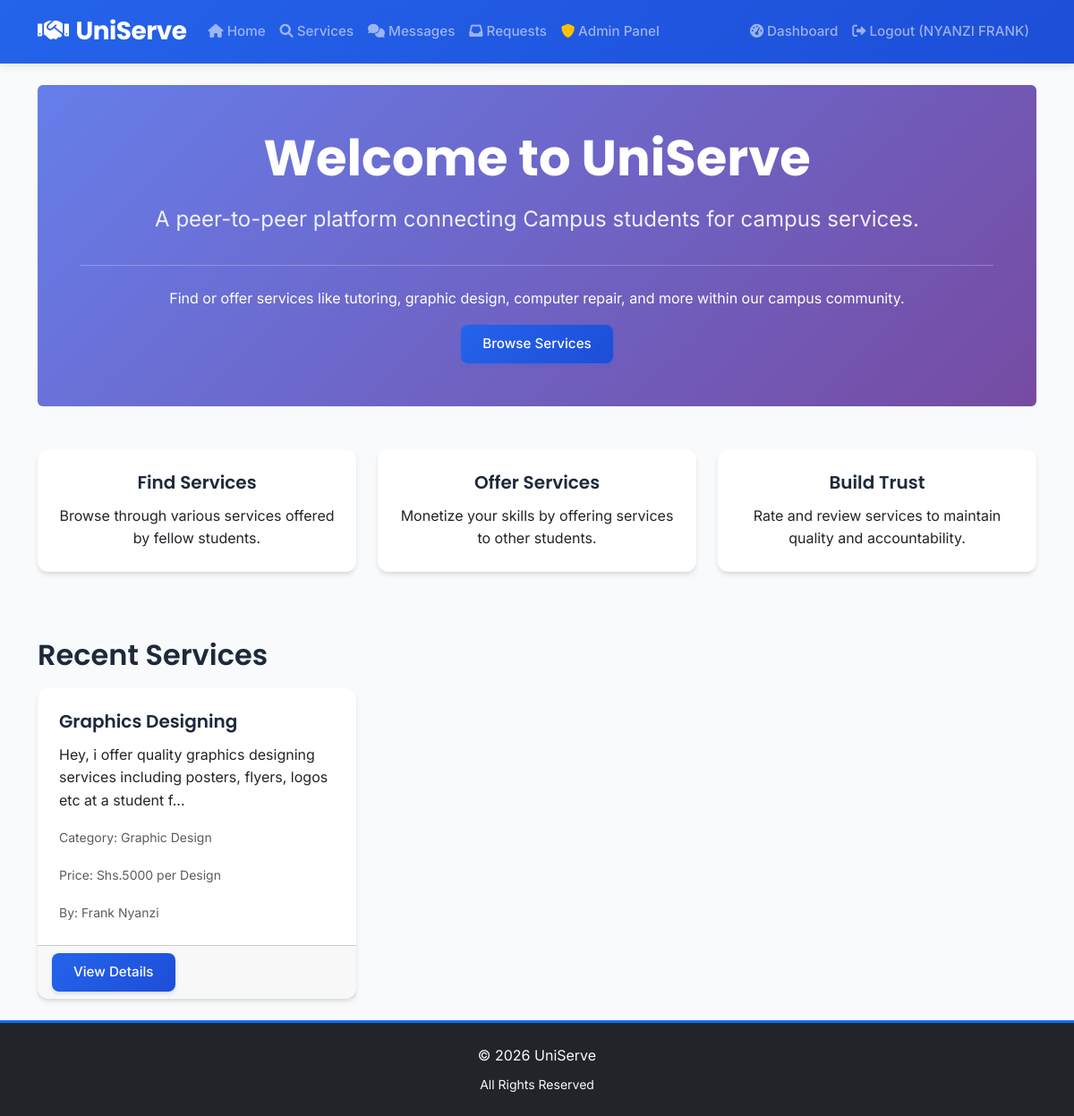
The app's page / (signed in) with its own data.
### app.py (models this page shows)
class Service(db.Model):
    id = db.Column(db.Integer, primary_key=True)
    title = db.Column(db.String(100), nullable=False)
    description = db.Column(db.Text, nullable=False)
    category = db.Column(db.String(50), nullable=False)
    price = db.Column(db.String(50), nullable=True)
    location = db.Column(db.String(100), nullable=False)
    contact_info = db.Column(db.String(100), nullable=False)
    created_date = db.Column(db.DateTime, default=datetime.utcnow)
    is_active = db.Column(db.Boolean, default=True)
    provider_id = db.Column(db.Integer, db.ForeignKey('user.id'), nullable=False)
    requests = db.relationship('ServiceRequest', backref='service', lazy=True)

class User(db.Model):
    id = db.Column(db.Integer, primary_key=True)
    name = db.Column(db.String(100), nullable=False)
    email = db.Column(db.String(100), unique=True, nullable=False)
    password = db.Column(db.String(200), nullable=False)
    user_type = db.Column(db.String(20), nullable=False)
    is_admin = db.Column(db.Boolean, default=False)
    profile_picture = db.Column(db.String(200), nullable=True)
    student_id_document = db.Column(db.String(200), nullable=True)
    verification_status = db.Column(db.String(20), default='unverified')
    registration_date = db.Column(db.DateTime, default=datetime.utcnow)
    services = db.relationship('Service', backref='provider', lazy=True)
    reviews_given = db.relationship('Review', foreign_keys='Review.reviewer_id', backref='reviewer', lazy=True)
    reviews_received = db.relationship('Review', foreign_keys='Review.reviewee_id', backref='reviewee', lazy=True)

### app.py (the view)
@app.route('/')
def index():
    services = Service.query.filter_by(is_active=True).order_by(Service.created_date.desc()).limit(6).all()
    return render_template('index.html', services=services)

### app.py (called while the page is built)
@app.context_processor
def inject_google_client_id():
    return dict(google_client_id=app.config['GOOGLE_CLIENT_ID'])

### templates/index.html (shortened to what this page needs)
{% extends "base.html" %}
{% block content %}
<div class="jumbotron bg-light p-5 rounded">
    <h1 class="display-4">Welcome to UniServe</h1>
    <p class="lead">A peer-to-peer platform connecting Campus students for campus services.</p>
    <hr class="my-4">
    <p>Find or offer services like tutoring, graphic design, computer repair, and more within our campus community.</p>
    <a class="btn btn-primary btn-lg" href="{{ url_for('services') }}" role="button">Browse Services</a>
</div>
<div class="row mt-5">
    <div class="col-md-4 mb-4">
        <div class="card h-100">
            <div class="card-body text-center">
                <h5 class="card-title">Find Services</h5>
                <p class="card-text">Browse through various services offered by fellow students.</p>
            </div>
        </div>
    </div>
    <div class="col-md-4 mb-4">
        <div class="card h-100">
            <div class="card-body text-center">
                <h5 class="card-title">Offer Services</h5>
                <p class="card-text">Monetize your skills by offering services to other students.</p>
            </div>
        </div>
    </div>
    <div class="col-md-4 mb-4">
        <div class="card h-100">
            <div class="card-body text-center">
                <h5 class="card-title">Build Trust</h5>
                <p class="card-text">Rate and review services to maintain quality and accountability.</p>
            </div>
        </div>
    </div>
</div>
<h2 class="mt-5 mb-3">Recent Services</h2>
<div class="row">
    {% for service in services %}
    <div class="col-md-4 mb-4">
        <div class="card h-100">
            <div class="card-body">
                <h5 class="card-title">{{ service.title }}</h5>
                <p class="card-text">{{ service.description[:100] }}...</p>
                <p class="card-text"><small class="text-muted">Category: {{ service.category }}</small></p>
                <p class="card-text"><small class="text-muted">Price: {{ service.price }}</small></p>
                <p class="card-text m-0"><small class="text-muted">
                    By: {{ service.provider.name }}
                </small></p>
            </div>
            <div class="card-footer">
                <a href="{{ url_for('services') }}" class="btn btn-sm btn-primary">View Details</a>
            </div>
        </div>
    </div>
    {% endfor %}
</div>
{% endblock %}

### static/css/style.css (style rules this page uses)
:root { --primary-color: #2563eb; --primary-dark: #1d4ed8; --secondary-color: #64748b; --success-color: #10b981; --warning-color: #f59e0b; --danger-color: #ef4444; --light-color: #f8fafc; --dark-color: #1e293b; --border-radius: 12px; --shadow: 0 4px 6px -1px rgba(0, 0, 0, 0.1), 0 2px 4px -1px rgba(0, 0, 0, 0.06); --shadow-lg: 0 10px 15px -3px rgba(0, 0, 0, 0.1), 0 4px 6px -2px rgba(0, 0, 0, 0.05); }
body { font-family: 'Inter', -apple-system, BlinkMacSystemFont, 'Segoe UI', Roboto, sans-serif; background-color: #f8fafc; color: #334155; line-height: 1.6; font-weight: 400; }
h1, h2, h3, h4, h5, h6 { font-family: 'Poppins', -apple-system, BlinkMacSystemFont, 'Segoe UI', Roboto, sans-serif; font-weight: 600; line-height: 1.3; color: #1e293b; margin-bottom: 0.5rem; }
h1 { font-size: 2.5rem; font-weight: 700; }
h2 { font-size: 2rem; }
h5 { font-size: 1.25rem; }
.lead { font-size: 1.25rem; font-weight: 400; color: #64748b; }
.card { border: none; border-radius: var(--border-radius); box-shadow: var(--shadow); transition: all 0.3s ease; background: white; }
.card-body { padding: 1.5rem; }
.card-title { font-family: 'Poppins', sans-serif; font-weight: 600; color: #1e293b; margin-bottom: 0.75rem; }
.btn { font-family: 'Inter', sans-serif; font-weight: 500; border-radius: 8px; padding: 0.625rem 1.5rem; transition: all 0.2s ease; border: none; font-size: 0.95rem; }
.btn-primary { background: linear-gradient(135deg, var(--primary-color), var(--primary-dark)); box-shadow: 0 2px 4px rgba(37, 99, 235, 0.2); }
.jumbotron { background: linear-gradient(135deg, #667eea 0%, #764ba2 100%); color: white; border-radius: var(--border-radius); padding: 4rem 2rem; margin-bottom: 3rem; text-align: center; }
.jumbotron h1 { font-family: 'Poppins', sans-serif; font-weight: 700; font-size: 3.5rem; margin-bottom: 1rem; color: white; }
.jumbotron .lead { font-size: 1.5rem; color: rgba(255, 255, 255, 0.9); margin-bottom: 2rem; }

### records on screen
Service: title "Graphics Designing", description "Hey, i offer quality graphics designing services including posters, flyers, logos etc at a student f", category "Graphic Design", price "Shs.5000 per Design", provider.name "Frank Nyanzi"

### other values on screen
{{ session.user_name }} "NYANZI FRANK"
